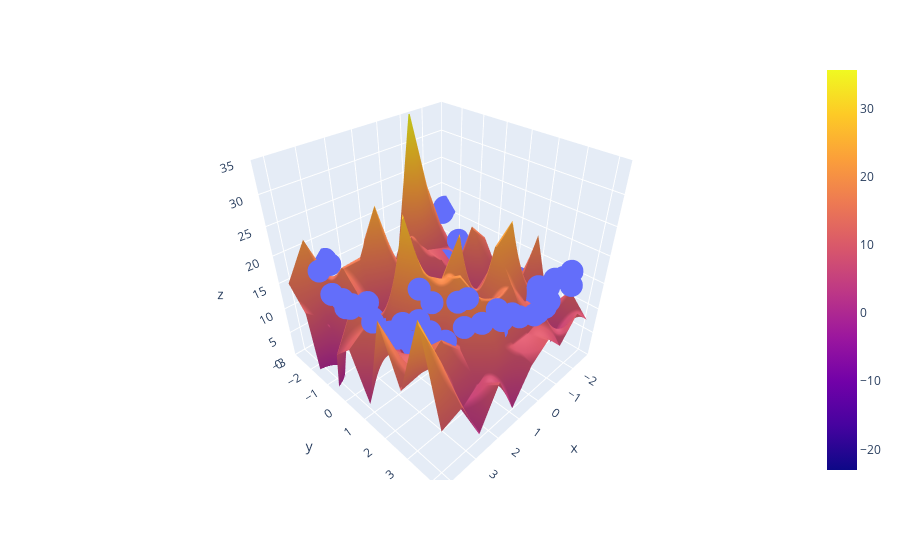

Write notebook code for a chart like this one.
### Code cell
fig = px.scatter_3d(x=x.ravel(), y=y.ravel(), z=z.ravel())
fig.add_trace(go.Surface(x=x_input, y=y_input, z=z_final))
fig.update_layout(scene=dict(zaxis = dict(range=[0, 35])))
fig.show()
